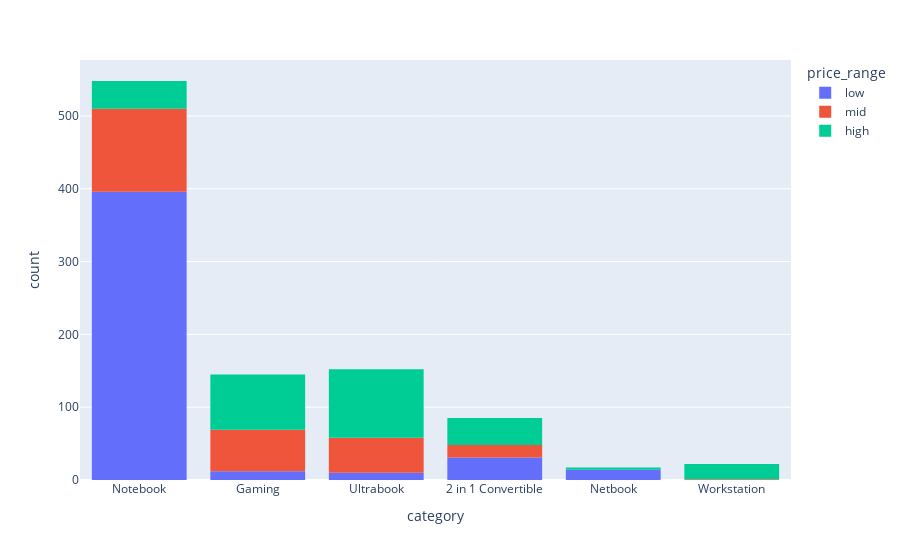

Notebook source saved alongside this figure:
### Markdown cell above
### Category

### Code cell
px.histogram(laptops_train, x="category", color="price_range")

### Figure 1 — Plotly figure (JSON) as saved in the notebook; plotly's stock layout.template omitted (floating-point values rounded to 4 significant figures; data arrays with more than 128 entries replaced by an {"elided": "..."} marker saying what was removed)
{"data": [{"alignmentgroup": "True", "bingroup": "x", "hovertemplate": "price_range=low<br>category=%{x}<br>count=%{y}<extra></extra>", "legendgroup": "low", "marker": {"color": "#636efa", "pattern": {"shape": ""}}, "name": "low", "offsetgroup": "low", "orientation": "v", "showlegend": true, "type": "histogram", "x": {"elided": "463 str values"}, "xaxis": "x", "yaxis": "y"}, {"alignmentgroup": "True", "bingroup": "x", "hovertemplate": "price_range=mid<br>category=%{x}<br>count=%{y}<extra></extra>", "legendgroup": "mid", "marker": {"color": "#EF553B", "pattern": {"shape": ""}}, "name": "mid", "offsetgroup": "mid", "orientation": "v", "showlegend": true, "type": "histogram", "x": {"elided": "237 str values"}, "xaxis": "x", "yaxis": "y"}, {"alignmentgroup": "True", "bingroup": "x", "hovertemplate": "price_range=high<br>category=%{x}<br>count=%{y}<extra></extra>", "legendgroup": "high", "marker": {"color": "#00cc96", "pattern": {"shape": ""}}, "name": "high", "offsetgroup": "high", "orientation": "v", "showlegend": true, "type": "histogram", "x": {"elided": "269 str values"}, "xaxis": "x", "yaxis": "y"}], "layout": {"autosize": true, "barmode": "relative", "legend": {"title": {"text": "price_range"}, "tracegroupgap": 0}, "margin": {"t": 60}, "xaxis": {"anchor": "y", "autorange": true, "domain": [0, 1], "range": [-0.5, 5.5], "title": {"text": "category"}, "type": "category"}, "yaxis": {"anchor": "x", "autorange": true, "domain": [0, 1], "range": [0, 576.8], "title": {"text": "count"}}}}
